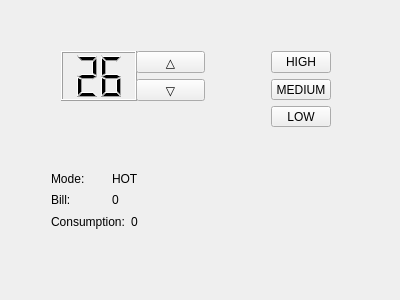
<?xml version="1.0" encoding="UTF-8"?>
<ui version="4.0">
 <class>MainWindow</class>
 <widget class="QMainWindow" name="MainWindow">
  <property name="geometry">
   <rect>
    <x>0</x>
    <y>0</y>
    <width>400</width>
    <height>300</height>
   </rect>
  </property>
  <property name="windowTitle">
   <string>MainWindow</string>
  </property>
  <widget class="QWidget" name="centralWidget">
   <widget class="QWidget" name="layoutWidget">
    <property name="geometry">
     <rect>
      <x>50</x>
      <y>40</y>
      <width>166</width>
      <height>72</height>
     </rect>
    </property>
    <layout class="QHBoxLayout" name="horizontalLayout">
     <item>
      <widget class="QLCDNumber" name="lcdNumber">
       <property name="sizePolicy">
        <sizepolicy hsizetype="Fixed" vsizetype="Minimum">
         <horstretch>0</horstretch>
         <verstretch>0</verstretch>
        </sizepolicy>
       </property>
       <property name="minimumSize">
        <size>
         <width>76</width>
         <height>0</height>
        </size>
       </property>
       <property name="smallDecimalPoint">
        <bool>false</bool>
       </property>
       <property name="digitCount">
        <number>2</number>
       </property>
       <property name="segmentStyle">
        <enum>QLCDNumber::Filled</enum>
       </property>
       <property name="value" stdset="0">
        <double>26.000000000000000</double>
       </property>
      </widget>
     </item>
     <item>
      <layout class="QVBoxLayout" name="verticalLayout">
       <item>
        <widget class="QPushButton" name="pushButton_up">
         <property name="sizePolicy">
          <sizepolicy hsizetype="Fixed" vsizetype="Fixed">
           <horstretch>0</horstretch>
           <verstretch>0</verstretch>
          </sizepolicy>
         </property>
         <property name="baseSize">
          <size>
           <width>20</width>
           <height>0</height>
          </size>
         </property>
         <property name="text">
          <string>△</string>
         </property>
        </widget>
       </item>
       <item>
        <widget class="QPushButton" name="pushButton_down">
         <property name="sizePolicy">
          <sizepolicy hsizetype="Fixed" vsizetype="Fixed">
           <horstretch>1</horstretch>
           <verstretch>0</verstretch>
          </sizepolicy>
         </property>
         <property name="baseSize">
          <size>
           <width>20</width>
           <height>0</height>
          </size>
         </property>
         <property name="text">
          <string>▽</string>
         </property>
        </widget>
       </item>
      </layout>
     </item>
    </layout>
   </widget>
   <widget class="QWidget" name="layoutWidget">
    <property name="geometry">
     <rect>
      <x>260</x>
      <y>40</y>
      <width>82</width>
      <height>98</height>
     </rect>
    </property>
    <layout class="QVBoxLayout" name="verticalLayout_2">
     <item>
      <widget class="QPushButton" name="pushButton">
       <property name="text">
        <string>HIGH</string>
       </property>
      </widget>
     </item>
     <item>
      <widget class="QPushButton" name="pushButton_2">
       <property name="text">
        <string>MEDIUM</string>
       </property>
      </widget>
     </item>
     <item>
      <widget class="QPushButton" name="pushButton_3">
       <property name="text">
        <string>LOW</string>
       </property>
      </widget>
     </item>
    </layout>
   </widget>
   <widget class="QWidget" name="layoutWidget">
    <property name="geometry">
     <rect>
      <x>40</x>
      <y>160</y>
      <width>137</width>
      <height>80</height>
     </rect>
    </property>
    <layout class="QVBoxLayout" name="verticalLayout_3">
     <item>
      <layout class="QHBoxLayout" name="horizontalLayout_2">
       <item>
        <widget class="QLabel" name="label">
         <property name="text">
          <string>Mode:</string>
         </property>
        </widget>
       </item>
       <item>
        <widget class="QLabel" name="label_mode">
         <property name="text">
          <string>HOT</string>
         </property>
        </widget>
       </item>
      </layout>
     </item>
     <item>
      <layout class="QHBoxLayout" name="horizontalLayout_3">
       <item>
        <widget class="QLabel" name="label_2">
         <property name="text">
          <string>Bill:</string>
         </property>
        </widget>
       </item>
       <item>
        <widget class="QLabel" name="label_bill">
         <property name="text">
          <string>0</string>
         </property>
        </widget>
       </item>
      </layout>
     </item>
     <item>
      <layout class="QHBoxLayout" name="horizontalLayout_4">
       <item>
        <widget class="QLabel" name="label_3">
         <property name="text">
          <string>Consumption:</string>
         </property>
        </widget>
       </item>
       <item>
        <widget class="QLabel" name="label_consumption">
         <property name="text">
          <string>0</string>
         </property>
        </widget>
       </item>
      </layout>
     </item>
    </layout>
   </widget>
  </widget>
 </widget>
 <layoutdefault spacing="6" margin="11"/>
 <resources/>
 <connections/>
</ui>
